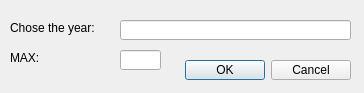
<?xml version="1.0" encoding="UTF-8"?>
<ui version="4.0">
 <class>Dialog</class>
 <widget class="QDialog" name="Dialog">
  <property name="geometry">
   <rect>
    <x>0</x>
    <y>0</y>
    <width>364</width>
    <height>93</height>
   </rect>
  </property>
  <property name="minimumSize">
   <size>
    <width>364</width>
    <height>93</height>
   </size>
  </property>
  <property name="maximumSize">
   <size>
    <width>364</width>
    <height>93</height>
   </size>
  </property>
  <property name="windowTitle">
   <string>Chose the year</string>
  </property>
  <widget class="QDialogButtonBox" name="buttonBox">
   <property name="geometry">
    <rect>
     <x>180</x>
     <y>60</y>
     <width>171</width>
     <height>20</height>
    </rect>
   </property>
   <property name="orientation">
    <enum>Qt::Horizontal</enum>
   </property>
   <property name="standardButtons">
    <set>QDialogButtonBox::Cancel|QDialogButtonBox::Ok</set>
   </property>
  </widget>
  <widget class="QLabel" name="label">
   <property name="geometry">
    <rect>
     <x>10</x>
     <y>20</y>
     <width>101</width>
     <height>16</height>
    </rect>
   </property>
   <property name="text">
    <string>Chose the year:</string>
   </property>
  </widget>
  <widget class="QLineEdit" name="lineEdit">
   <property name="geometry">
    <rect>
     <x>120</x>
     <y>20</y>
     <width>231</width>
     <height>20</height>
    </rect>
   </property>
  </widget>
  <widget class="QLabel" name="label_2">
   <property name="geometry">
    <rect>
     <x>10</x>
     <y>50</y>
     <width>101</width>
     <height>16</height>
    </rect>
   </property>
   <property name="text">
    <string>MAX:</string>
   </property>
  </widget>
  <widget class="QLineEdit" name="lineEdit_2">
   <property name="geometry">
    <rect>
     <x>120</x>
     <y>50</y>
     <width>41</width>
     <height>20</height>
    </rect>
   </property>
  </widget>
 </widget>
 <resources/>
 <connections>
  <connection>
   <sender>buttonBox</sender>
   <signal>accepted()</signal>
   <receiver>Dialog</receiver>
   <slot>accept()</slot>
   <hints>
    <hint type="sourcelabel">
     <x>248</x>
     <y>254</y>
    </hint>
    <hint type="destinationlabel">
     <x>157</x>
     <y>274</y>
    </hint>
   </hints>
  </connection>
  <connection>
   <sender>buttonBox</sender>
   <signal>rejected()</signal>
   <receiver>Dialog</receiver>
   <slot>reject()</slot>
   <hints>
    <hint type="sourcelabel">
     <x>316</x>
     <y>260</y>
    </hint>
    <hint type="destinationlabel">
     <x>286</x>
     <y>274</y>
    </hint>
   </hints>
  </connection>
 </connections>
</ui>
